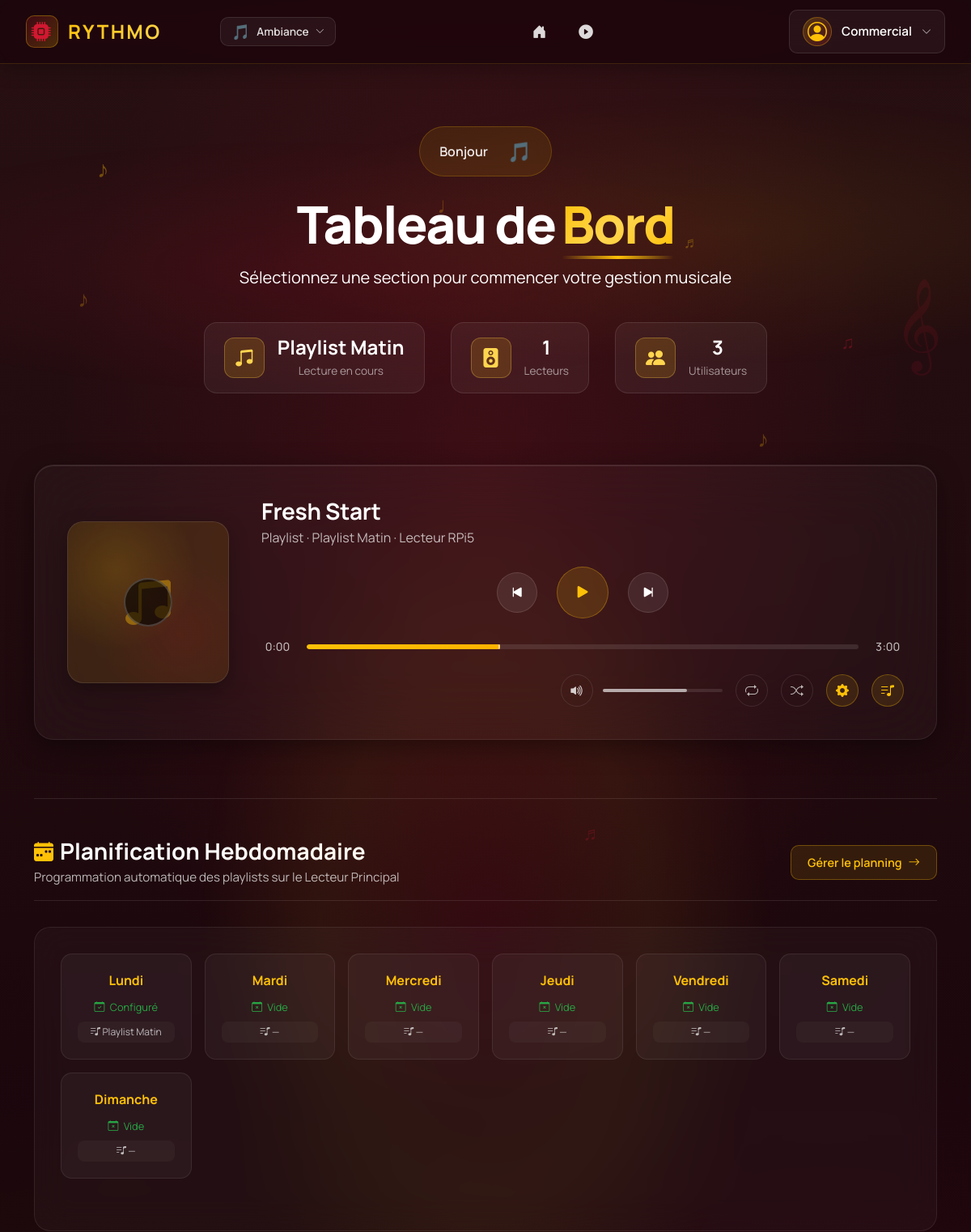
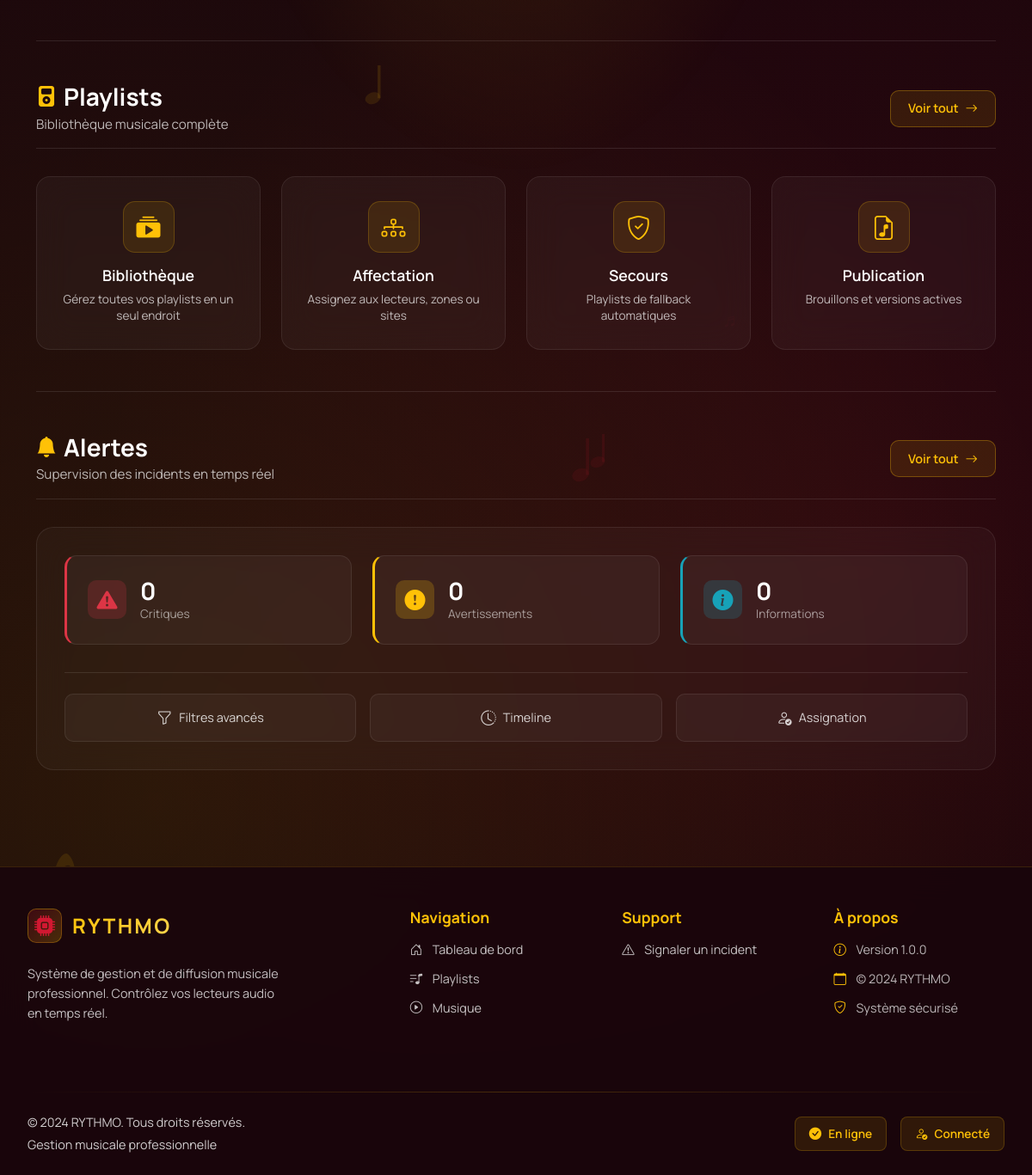
Screenshot of / (signed in) with the database file from the repository (2 pictures, top to bottom).
### tables this page shows
CREATE TABLE utilisateur(
   id_utilisateur INTEGER PRIMARY KEY,
   nom_utilisateur VARCHAR(50) UNIQUE NOT NULL,
   motdepasse VARCHAR(50) NOT NULL,
   prenom VARCHAR(50) NOT NULL,
   nom VARCHAR(50) NOT NULL,
   email VARCHAR(100) UNIQUE NOT NULL,
   nom_role VARCHAR(50) NOT NULL,
   FOREIGN KEY(nom_role) REFERENCES role(nom_role)
);

CREATE TABLE playlist(
   id_playlist INTEGER PRIMARY KEY,
   nom_playlist VARCHAR(50) UNIQUE NOT NULL,
   date_creation DATE NOT NULL,
   date_fin_playlist DATE NOT NULL,
   date_derniere_maj DATE NOT NULL,
   publie INTEGER NOT NULL,
   id_organisation INTEGER NOT NULL,
   FOREIGN KEY(id_organisation) REFERENCES organisation(id_organisation)
);

CREATE TABLE fichier(
   id_fichier INTEGER PRIMARY KEY,
   nom VARCHAR(50) UNIQUE NOT NULL,
   chemin VARCHAR(50) NOT NULL,
   duree_fichier INTEGER NOT NULL,
   date_maj DATE NOT NULL,
   type_fichier VARCHAR(50) NOT NULL,
   FOREIGN KEY(type_fichier) REFERENCES type_fichier(type_fichier)
);

CREATE TABLE lecteur(
   id_lecteur INTEGER PRIMARY KEY,
   nom_lecteur VARCHAR(50) UNIQUE NOT NULL,
   adresseIP VARCHAR(50) UNIQUE NOT NULL,
   etat_lecteur VARCHAR(50) NOT NULL,
   emplacement VARCHAR(50) NOT NULL,
   derniere_synchro DATE NOT NULL,
   adresse_lecteur VARCHAR(50) NOT NULL,
   alerte INTEGER NOT NULL,
   id_organisation INTEGER NOT NULL,
   FOREIGN KEY(id_organisation) REFERENCES organisation(id_organisation)
);

### app/controllers/IndexController.py (the view)
@app.route("/", methods=['GET'])
@reqlogged
def index():
    utilisateurs = us.getUsers()
    db_path = app.root_path + '/database.db'
    stats = {"nb_users": 0, "nb_lecteurs": 0, "nb_logs": 0}
    if utilisateurs:
        stats["nb_users"] = len(utilisateurs)
    try:
        conn = sqlite3.connect(db_path)
        stats["nb_lecteurs"] = conn.execute('SELECT COUNT(*) FROM Lecteur').fetchone()[0]
        try:
            stats["nb_logs"] = conn.execute('SELECT COUNT(*) FROM FichierLog').fetchone()[0]
        except:
            pass
        conn.close()
    except:
        pass
    playback = PlaybackService(db_path).get_dashboard_playback()
    metadata = {"title": "Accueil Rythmo", "pagename": "index"}
    return render_template(
    'index.html',
    metadata=metadata,
    stats=stats,
    playback=playback,
    theme=session.get("theme", "default")
)

### app/templates/index.html (shortened to what this page needs)
{% extends 'layout.html' %}
{% block content %}
<div class="dashboard-hero">
  <div class="hero-content">
    <div class="hero-greeting">
      <span class="greeting-text">Bonjour</span>
      <div class="greeting-emoji">{% if theme == 'nature' %}🌿{% elif theme == 'romantique' %}💕{% elif theme == 'triste' %}🌧️{% elif theme == 'joyeux' %}☀️{% elif theme == 'default' %}🎵{% else %}👋{% endif %}</div>
    </div>
    <h1 class="hero-title">
      <span class="title-main">Tableau de</span>
      <span class="title-accent">Bord</span>
    </h1>
    <p class="hero-subtitle">Sélectionnez une section pour commencer votre gestion musicale</p>
    <div class="hero-stats">
      <div class="hero-stat-item">
        <div class="stat-icon">
          <i class="bi bi-music-note-beamed"></i>
        </div>
        <div class="stat-content">
          <div class="stat-value">{{ playback.playlist_nom or playback.statut_label }}</div>
          <div class="stat-label">Lecture en cours</div>
        </div>
      </div>
      <div class="hero-stat-item">
        <div class="stat-icon">
          <i class="bi bi-speaker-fill"></i>
        </div>
        <div class="stat-content">
          <div class="stat-value">{{ stats.nb_lecteurs if stats else 0 }}</div>
          <div class="stat-label">Lecteurs</div>
        </div>
      </div>
      <div class="hero-stat-item">
        <div class="stat-icon">
          <i class="bi bi-people-fill"></i>
        </div>
        <div class="stat-content">
          <div class="stat-value">{{ stats.nb_users if stats else 0 }}</div>
          <div class="stat-label">Utilisateurs</div>
        </div>
      </div>
    </div>
  </div>
  <div class="hero-decoration">
    {% if theme == 'nature' %}
    <div class="nature-hero-fern nature-hero-fern-1"></div>
    <div class="nature-hero-fern nature-hero-fern-2"></div>
    <div class="nature-hero-mist"></div>
    {% elif theme == 'romantique' %}
    <div class="romantique-hero-glow"></div>
    <span class="romantique-hero-heart romantique-hero-heart-1">❤️</span>
    <span class="romantique-hero-heart romantique-hero-heart-2">💕</span>
    <span class="romantique-hero-heart romantique-hero-heart-3">💗</span>
    {% elif theme == 'triste' %}
    <div class="triste-hero-mist"></div>
    <span class="triste-hero-drop triste-hero-drop-1"></span>
    <span class="triste-hero-drop triste-hero-drop-2"></span>
    <span class="triste-hero-drop triste-hero-drop-3"></span>
    {% elif theme == 'joyeux' %}
    <div class="joyeux-hero-glow"></div>
    <span class="joyeux-hero-emoji joyeux-hero-emoji-1">😊</span>
    <span class="joyeux-hero-emoji joyeux-hero-emoji-2">🎉</span>
    <span class="joyeux-hero-emoji joyeux-hero-emoji-3">✨</span>
    {% elif theme == 'default' %}
    <div class="default-hero-glow"></div>
    <span class="default-hero-note default-hero-note-1">♪</span>
    <span class="default-hero-note default-hero-note-2">♫</span>
    <span class="default-hero-note default-hero-note-3">♬</span>
    {% else %}
    <div class="decoration-circle decoration-circle-1"></div>
    <div class="decoration-circle decoration-circle-2"></div>
    <div class="decoration-circle decoration-circle-3"></div>
    {% endif %}
  </div>
</div>
<div class="container mt-4 pb-5">
  <div class="music-player-wrapper">
    <div class="music-player">
      <div class="player-album-art">
        <div class="album-art-inner">
          <i class="bi bi-music-note-beamed"></i>
          <div class="album-art-overlay"></div>
        </div>
        <div class="vinyl-ring"></div>
      </div>
      <div class="player-info">
        <div class="player-track-info">
          <h3 class="track-title">{{ playback.piste_nom }}</h3>
          <p class="track-artist">
            {% if playback.playlist_nom %}
              Playlist · {{ playback.playlist_nom }}
              {% if playback.lecteur_nom %} · {{ playback.lecteur_nom }}{% endif %}
            {% else %}
              Aucune playlist programmée
            {% endif %}
          </p>
        </div>
        <div class="player-controls">
          <button class="control-btn" id="prevBtn" title="Piste précédente">
            <i class="bi bi-skip-start-fill"></i>
          </button>
          <button class="control-btn control-btn-play" id="playPauseBtn" title="Lecture / Pause">
            <i class="bi bi-pause-fill" id="playPauseIcon"></i>
          </button>
          <button class="control-btn" id="nextBtn" title="Piste suivante">
            <i class="bi bi-skip-end-fill"></i>
          </button>
        </div>
        <div class="player-progress-wrapper">
          <span class="time-display time-current">0:00</span>
          <div class="progress-container">
            <div class="progress-bar" id="progressBar">
              <div class="progress-fill" id="progressFill"></div>
            </div>
          </div>
          <span class="time-display time-total">{{ playback.piste_duree }}</span>
        </div>
        <div class="player-extra-controls">
          <div class="volume-control">
            <button class="volume-btn" id="volumeBtn" title="Volume">
              <i class="bi bi-volume-up-fill"></i>
            </button>
            <div class="volume-slider-wrapper">
              <div class="volume-slider" id="volumeSlider">
                <div class="volume-fill" id="volumeFill"></div>
              </div>
            </div>
          </div>
          <button class="extra-btn" title="Répéter">
            <i class="bi bi-repeat"></i>
          </button>
          <button class="extra-btn" title="Aléatoire">
            <i class="bi bi-shuffle"></i>
          </button>
          <a href="{{ url_for('musique.musique') }}" class="extra-btn settings-btn" title="Paramètres et contrôle avancé">
            <i class="bi bi-gear-fill"></i>
          </a>
          {% if playback.playlist_id %}
          <a href="{{ url_for('playlist.playlist_detail', id_playlist=playback.playlist_id) }}" class="extra-btn settings-btn" title="Voir la playlist">
            <i class="bi bi-music-note-list"></i>
          </a>
          {% endif %}
        </div>
      </div>
    </div>
  </div>
  <div class="planification-section mt-5">
    <div class="section-header-compact">
      <div>
        <h2><i class="bi bi-calendar-week-fill"></i> Planification Hebdomadaire</h2>
        <p>Programmation automatique des playlists sur le Lecteur Principal</p>
      </div>
      <a href="{{ url_for('planification.planifier_lecteur', id_lecteur=playback.lecteur_id or 1) }}" class="btn-section-header">
        Gérer le planning <i class="bi bi-arrow-right"></i>
      </a>
    </div>
    <div class="planif-container">
      <div class="planif-grid">
        {% for jour, planifs in playback.planif_semaine.items() %}
        <div class="planif-day-card">
          <div class="day-label">{{ jour }}</div>
          <div class="day-status">
            {% if planifs %}
            <i class="bi bi-calendar-check"></i>
            <span>Configuré</span>
            {% else %}
            <i class="bi bi-calendar-x"></i>
            <span>Vide</span>
            {% endif %}
          </div>
          <div class="day-playlist-badge">
            <i class="bi bi-music-note-list"></i>
            {% if planifs %}
            <span>{{ planifs[0].nom }}{% if planifs|length > 1 %} +{{ planifs|length - 1 }}{% endif %}</span>
            {% else %}
            <span>—</span>
            {% endif %}
          </div>
        </div>
        {% endfor %}
      </div>
    </div>
  </div>
  <div class="playlists-section mt-5">
    <div class="section-header-compact">
      <div>
        <h2><i class="bi bi-music-player-fill"></i> Playlists</h2>
        <p>Bibliothèque musicale complète</p>
      </div>
      <a href="{{ url_for('playlist.playlists') }}" class="btn-section-header">
        Voir tout <i class="bi bi-arrow-right"></i>
      </a>
    </div>
    <div class="playlists-grid">
      <div class="playlist-card-feature">
        <div class="playlist-card-icon">
          <i class="bi bi-collection-play-fill"></i>
        </div>
        <h4>Bibliothèque</h4>
        <p>Gérez toutes vos playlists en un seul endroit</p>
      </div>
      <div class="playlist-card-feature">
        <div class="playlist-card-icon">
          <i class="bi bi-diagram-3"></i>
        </div>
        <h4>Affectation</h4>
        <p>Assignez aux lecteurs, zones ou sites</p>
      </div>
      <div class="playlist-card-feature">
        <div class="playlist-card-icon">
          <i class="bi bi-shield-check"></i>
        </div>
        <h4>Secours</h4>
        <p>Playlists de fallback automatiques</p>
      </div>
      <div class="playlist-card-feature">
        <div class="playlist-card-icon">
          <i class="bi bi-file-earmark-music"></i>
        </div>
        <h4>Publication</h4>
        <p>Brouillons et versions actives</p>
      </div>
    </div>
  </div>
  <div class="alertes-section mt-5">
    <div class="section-header-compact">
      <div>
        <h2><i class="bi bi-bell-fill"></i> Alertes</h2>
        <p>Supervision des incidents en temps réel</p>
      </div>
      <a href="{{ url_for('alertes.alertes') }}" class="btn-section-header">
        Voir tout <i class="bi bi-arrow-right"></i>
      </a>
    </div>
    <div class="alertes-live">
      <div class="alertes-summary">
        <div class="alert-summary-item alert-summary-critical">
          <div class="alert-summary-icon">
            <i class="bi bi-exclamation-triangle-fill"></i>
          </div>
          <div class="alert-summary-content">
            <div class="alert-summary-count">0</div>
            <div class="alert-summary-label">Critiques</div>
          </div>
        </div>
        <div class="alert-summary-item alert-summary-warning">
          <div class="alert-summary-icon">
            <i class="bi bi-exclamation-circle-fill"></i>
          </div>
          <div class="alert-summary-content">
            <div class="alert-summary-count">0</div>
            <div class="alert-summary-label">Avertissements</div>
          </div>
        </div>
        <div class="alert-summary-item alert-summary-info">
          <div class="alert-summary-icon">
            <i class="bi bi-info-circle-fill"></i>
          </div>
          <div class="alert-summary-content">
            <div class="alert-summary-count">0</div>
            <div class="alert-summary-label">Informations</div>
          </div>
        </div>
      </div>
      <div class="alertes-quick-access">
        <div class="alert-quick-item">
          <i class="bi bi-funnel"></i>
          <span>Filtres avancés</span>
        </div>
        <div class="alert-quick-item">
          <i class="bi bi-clock-history"></i>
          <span>Timeline</span>
        </div>
        <div class="alert-quick-item">
          <i class="bi bi-person-check"></i>
          <span>Assignation</span>
        </div>
      </div>
    </div>
  </div>
</div>
{% endblock %}

### app/templates/includes/nav.html (shortened to what this page needs)
{% if current_user %}
<nav class="navbar-modern fixed-top navbar-expand-lg">
  <div class="navbar-container">
    <div class="navbar-brand-section">
      <a class="navbar-brand-modern" href="{{ url_for('index') }}">
        <div class="brand-icon-wrapper">
          <i class="bi bi-cpu-fill"></i>
        </div>
        <span class="brand-text">RYTHMO</span>
      </a>
      <div class="music-visualizer" id="music-bar">
      </div>
      <div class="theme-switcher d-none d-md-block">
        <button class="theme-switcher-trigger" type="button" data-bs-toggle="dropdown" aria-expanded="false" title="Changer de thème">
          <span class="theme-switcher-icon">
            {% if theme == 'joyeux' %}☀️
            {% elif theme == 'triste' %}🌧️
            {% elif theme == 'nature' %}🌿
            {% elif theme == 'romantique' %}💕
            {% else %}🎵{% endif %}
          </span>
          <span class="theme-switcher-label d-none d-lg-inline">Ambiance</span>
          <i class="bi bi-chevron-down theme-switcher-arrow"></i>
        </button>
      </div>
    </div>
    <div class="navbar-nav-section">
      <div class="collapse navbar-collapse-modern" id="navbarNav">
        <ul class="navbar-nav-modern">
          <li class="nav-item-modern">
            <a class="nav-link-modern nav-link-icon-only" href="{{ url_for('index') }}">
              <i class="bi bi-house-door-fill"></i>
            </a>
          </li>
          <li class="nav-item-modern">
            <a class="nav-link-modern nav-link-icon-only" href="{{ url_for('musique.musique') }}">
              <i class="bi bi-play-circle-fill"></i>
            </a>
          </li>
        </ul>
      </div>
    </div>
    <div class="navbar-user-section">
      <div class="user-dropdown">
        <button class="user-menu-trigger" type="button" data-bs-toggle="dropdown" aria-expanded="false">
          <div class="user-avatar-nav">
            <i class="bi bi-person-circle"></i>
          </div>
          <span class="username-text d-none d-lg-inline">{{ current_user.username }}</span>
          <i class="bi bi-chevron-down dropdown-arrow"></i>
        </button>
      </div>
    </div>
  </div>
</nav>
{% endif %}

### rows the page displays
utilisateur: username "Commercial"
playlist: nom_playlist "Playlist Matin", playlist_nom "Playlist Matin", nom_playlist "Playlist Matin"
fichier: piste_nom "Fresh Start"
lecteur: lecteur_nom "Lecteur RPi5"

### other values shown
{{ stats.nb_lecteurs if stats else 0 }} "1"
{{ stats.nb_users if stats else 0 }} "3"
{{ playback.piste_duree }} "3:00"
{{ jour }} "Lundi" "Mardi" "Mercredi" "Jeudi" "Vendredi" "Samedi" "Dimanche"
